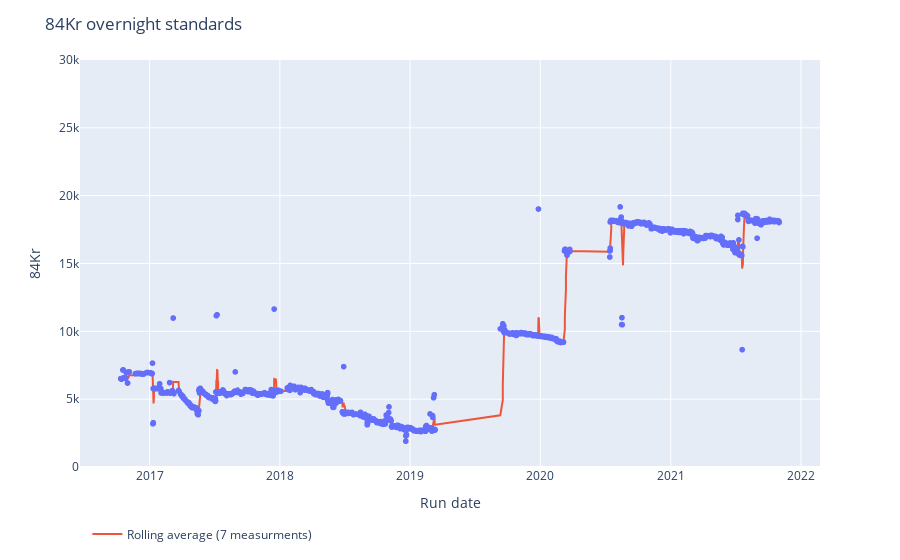

Write notebook code for a chart like this one.
### Code cell
fig4 = px.scatter(hhf, x=hhf['Date'], y=hhf[conc2], log_y=False)
fig4.add_scatter(name='Rolling average (7 measurments)',x=hhf['Date'], y=hhf[f'{conc2}_rolling_avg'], mode='lines')
fig4.update_layout(
    title=f"{conc2} overnight standards",  xaxis_title="Run date", yaxis_title=conc2)
fig4.update_layout(legend=dict(yanchor="bottom",y=-0.2,xanchor="left",x=0.01))
fig4.update(layout_yaxis_range=[0,30000])

fig4.show()

### Figure 1 — Plotly figure (JSON) as saved in the notebook; plotly's stock layout.template omitted (floating-point values rounded to 4 significant figures; data arrays with more than 128 entries replaced by an {"elided": "..."} marker saying what was removed)
{"data": [{"hovertemplate": "Date=%{x}<br>84Kr=%{y}<extra></extra>", "legendgroup": "", "marker": {"color": "#636efa", "symbol": "circle"}, "mode": "markers", "name": "", "showlegend": false, "type": "scattergl", "x": {"elided": "2165 str values"}, "xaxis": "x", "y": {"elided": "2165 float values"}, "yaxis": "y"}, {"mode": "lines", "name": "Rolling average (7 measurments)", "type": "scatter", "x": {"elided": "2165 str values"}, "y": {"elided": "2165 float values"}}], "layout": {"legend": {"tracegroupgap": 0, "x": 0.01, "xanchor": "left", "y": -0.2, "yanchor": "bottom"}, "margin": {"t": 60}, "title": {"text": "84Kr overnight standards"}, "xaxis": {"anchor": "y", "domain": [0, 1], "title": {"text": "Run date"}}, "yaxis": {"anchor": "x", "domain": [0, 1], "range": [0, 30000], "title": {"text": "84Kr"}}}}
